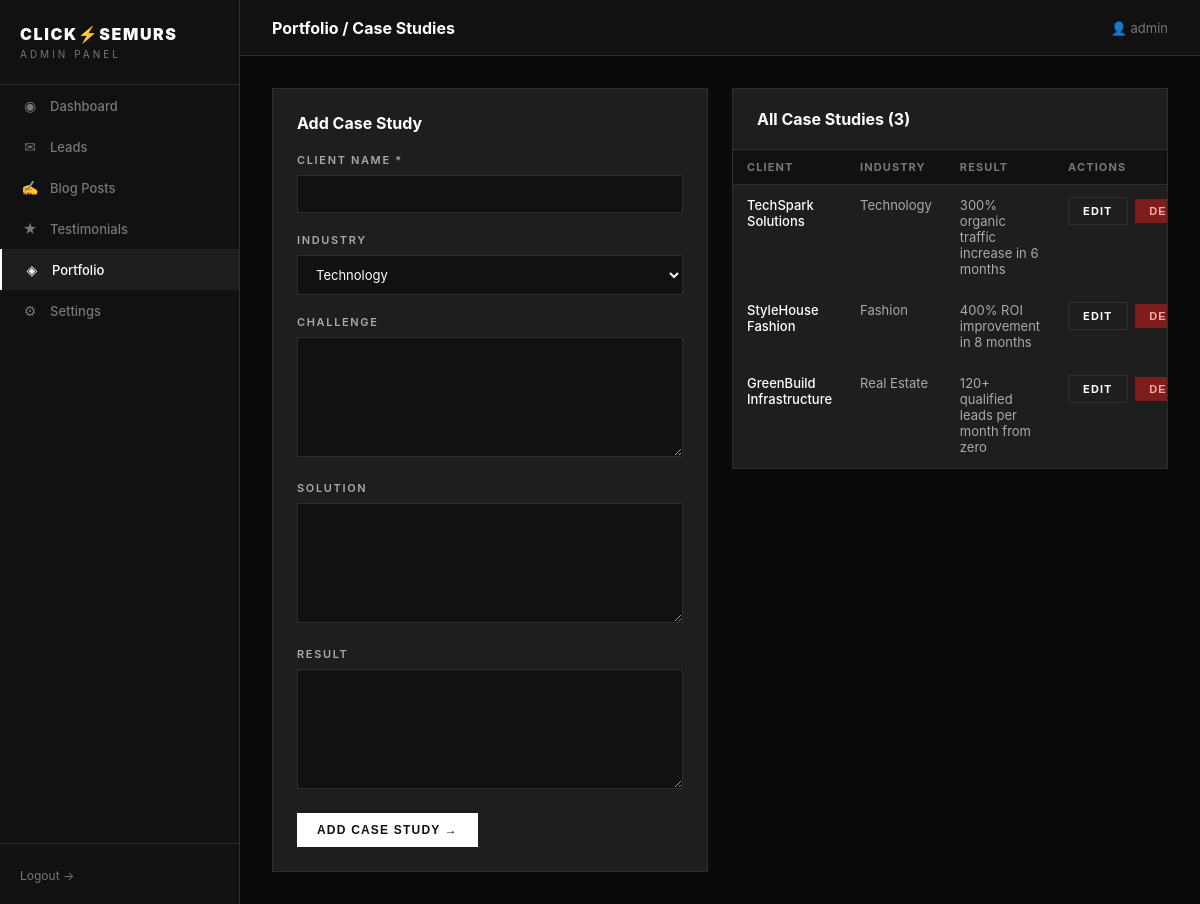
/admin/portfolio.php (signed in), run on the app's committed database.
### tables this page shows
CREATE TABLE IF NOT EXISTS portfolio (
  id          INT AUTO_INCREMENT PRIMARY KEY,
  client_name VARCHAR(100) NOT NULL,
  industry    VARCHAR(100),
  challenge   TEXT,
  solution    TEXT,
  result      TEXT,
  created_at  TIMESTAMP    NOT NULL DEFAULT CURRENT_TIMESTAMP
);

### admin/portfolio.php (the view, shortened to what this page needs)
<?php
$db = getDB();
$editItem = null;
$items = $db->query('SELECT * FROM portfolio ORDER BY created_at DESC')->fetchAll();
$pageTitle = 'Portfolio / Case Studies';
$page = 'portfolio';
require_once __DIR__ . '/_layout.php';
?>
<div style="display:grid;grid-template-columns:1fr 1fr;gap:24px;align-items:start">
  <div class="card">
    <h2 style="margin-bottom:20px;font-size:16px"><?= $editItem ? 'Edit Case Study' : 'Add Case Study' ?></h2>
    <form method="POST">
      <div class="form-group">
        <label>Client Name *</label>
        <input type="text" name="client_name" value="<?= htmlspecialchars($editItem['client_name'] ?? '') ?>" required>
      </div>
      <div class="form-group">
        <label>Industry</label>
        <select name="industry">
          <?php foreach (['Technology','Fashion','Real Estate','Healthcare','Education','Food & Beverage','Automobile','Finance','E-Commerce','Retail','Manufacturing','Non-Profit','Other'] as $ind): ?>
            <option value="<?= $ind ?>" <?= ($editItem['industry'] ?? '') === $ind ? 'selected' : '' ?>><?= $ind ?></option>
          <?php endforeach; ?>
        </select>
      </div>
      <div class="form-group">
        <label>Challenge</label>
        <textarea name="challenge" rows="3"><?= htmlspecialchars($editItem['challenge'] ?? '') ?></textarea>
      </div>
      <div class="form-group">
        <label>Solution</label>
        <textarea name="solution" rows="3"><?= htmlspecialchars($editItem['solution'] ?? '') ?></textarea>
      </div>
      <div class="form-group">
        <label>Result</label>
        <textarea name="result" rows="3"><?= htmlspecialchars($editItem['result'] ?? '') ?></textarea>
      </div>
      <button type="submit" class="btn btn-white"><?= $editItem ? 'Update' : 'Add Case Study' ?> →</button>
    </form>
  </div>
  <div class="card" style="padding:0;overflow:hidden">
    <div style="padding:20px 24px;border-bottom:1px solid #2E2E2E"><h2 style="font-size:16px">All Case Studies (<?= count($items) ?>)</h2></div>
    <table>
      <thead><tr><th>Client</th><th>Industry</th><th>Result</th><th>Actions</th></tr></thead>
      <tbody>
        <?php if (empty($items)): ?>
          <tr><td colspan="4" style="text-align:center;padding:32px;color:#555">No case studies yet.</td></tr>
        <?php else: ?>
          <?php foreach ($items as $p): ?>
            <tr>
              <td style="color:#fff;font-weight:500"><?= htmlspecialchars($p['client_name']) ?></td>
              <td><?= htmlspecialchars($p['industry']) ?></td>
              <td><?= htmlspecialchars(substr($p['result'] ?? '', 0, 60)) ?></td>
              <td style="white-space:nowrap">
                <a href="?edit=<?= $p['id'] ?>" class="btn btn-outline btn-sm" style="margin-right:4px">Edit</a>
                <form method="POST" style="display:inline" onsubmit="return confirm('Delete?')">
                  <button type="submit" class="btn btn-danger btn-sm">Del</button>
                </form>
              </td>
            </tr>
          <?php endforeach; ?>
        <?php endif; ?>
      </tbody>
    </table>
  </div>
</div>
<?php require_once __DIR__ . '/_layout_end.php'; ?>

### admin/_layout.php (shortened to what this page needs)
<?php
$nav = [
    'dashboard'    => ['label' => 'Dashboard',    'icon' => '◉', 'href' => '/admin/index.php'],
    'leads'        => ['label' => 'Leads',         'icon' => '✉', 'href' => '/admin/leads.php'],
    'blogs'        => ['label' => 'Blog Posts',    'icon' => '✍', 'href' => '/admin/blogs.php'],
    'testimonials' => ['label' => 'Testimonials',  'icon' => '★', 'href' => '/admin/testimonials.php'],
    'portfolio'    => ['label' => 'Portfolio',     'icon' => '◈', 'href' => '/admin/portfolio.php'],
    'settings'     => ['label' => 'Settings',      'icon' => '⚙', 'href' => '/admin/settings.php'],
];
?>
<!DOCTYPE html>
<html lang="en">
<head>
</head>
<body>
<aside class="sidebar">
  <div class="sidebar-logo">
    <h2>CLICK⚡SEMURS</h2>
    <span>Admin Panel</span>
  </div>
  <nav>
    <?php foreach ($nav as $key => $item): ?>
      <a href="<?= $item['href'] ?>" class="nav-item <?= ($page ?? '') === $key ? 'active' : '' ?>">
        <span class="icon"><?= $item['icon'] ?></span>
        <?= $item['label'] ?>
      </a>
    <?php endforeach; ?>
  </nav>
  <div class="sidebar-footer">
    <a href="/admin/logout.php">Logout →</a>
  </div>
</aside>
<div class="main">
  <div class="topbar">
    <h1><?= htmlspecialchars($pageTitle ?? 'Dashboard') ?></h1>
    <span class="topbar-user">👤 <?= htmlspecialchars($_SESSION['admin_username'] ?? 'Admin') ?></span>
  </div>
  <div class="content">

### admin/_layout_end.php
  </div>
</div>
</body>
</html>

### admin/_layout.php (style rules this page uses)
* { margin:0;padding:0;box-sizing:border-box }
body { background:#0A0A0A;color:#fff;font-family:'Inter',system-ui,sans-serif;display:flex;min-height:100vh }
a { text-decoration:none;color:inherit }
.sidebar { width:240px;background:#111;border-right:1px solid #2E2E2E;display:flex;flex-direction:column;flex-shrink:0;position:fixed;top:0;left:0;bottom:0;overflow-y:auto }
.sidebar-logo { padding:24px 20px;border-bottom:1px solid #2E2E2E }
.sidebar-logo h2 { font-size:16px;font-weight:900;letter-spacing:0.1em;text-transform:uppercase }
.sidebar-logo span { font-size:10px;color:#777;letter-spacing:0.3em;text-transform:uppercase;display:block;margin-top:4px }
.nav-item { display:flex;align-items:center;gap:10px;padding:12px 20px;font-size:13px;font-weight:500;color:#777;transition:all .15s }
.nav-item:hover,.nav-item.active { color:#fff;background:#1E1E1E;border-left:2px solid #fff }
.nav-item .icon { width:20px;text-align:center;font-size:14px }
.sidebar-footer { padding:20px;border-top:1px solid #2E2E2E;margin-top:auto }
.sidebar-footer a { font-size:12px;color:#777;hover:color:#fff }
.main { margin-left:240px;flex:1;display:flex;flex-direction:column;min-height:100vh }
.topbar { background:#111;border-bottom:1px solid #2E2E2E;padding:0 32px;height:56px;display:flex;align-items:center;justify-content:space-between;position:sticky;top:0;z-index:10 }
.topbar h1 { font-size:16px;font-weight:700 }
.topbar-user { font-size:13px;color:#777 }
.content { padding:32px;flex:1 }
.card { background:#1E1E1E;border:1px solid #2E2E2E;padding:24px }
table { width:100%;border-collapse:collapse;font-size:13px }
th { background:#111;padding:10px 14px;text-align:left;font-size:11px;text-transform:uppercase;letter-spacing:0.1em;color:#777;border-bottom:1px solid #2E2E2E }
td { padding:12px 14px;border-bottom:1px solid #1E1E1E;color:#AAAAAA;vertical-align:top }
.form-group { margin-bottom:20px }
.form-group label { display:block;font-size:11px;font-weight:600;text-transform:uppercase;letter-spacing:0.15em;color:#AAAAAA;margin-bottom:8px }
.form-group input,.form-group textarea,.form-group select { width:100%;background:#111;border:1px solid #2E2E2E;color:#fff;padding:10px 14px;font-size:13px;outline:none;font-family:inherit }
.form-group textarea { resize:vertical;min-height:120px }
.form-group select option { background:#111 }
.btn { display:inline-flex;align-items:center;gap:6px;padding:10px 20px;font-size:12px;font-weight:700;text-transform:uppercase;letter-spacing:0.1em;cursor:pointer;border:none;transition:all .15s }
.btn-white { background:#fff;color:#111 }
.btn-outline { background:transparent;color:#fff;border:1px solid #2E2E2E }
.btn-danger { background:#7f1d1d;color:#fca5a5 }
.btn-sm { padding:6px 14px;font-size:11px }

### data on the page
portfolio: client_name "TechSpark Solutions", industry "Technology", result "300% organic traffic increase in 6 months"
portfolio: client_name "StyleHouse Fashion", industry "Fashion", result "400% ROI improvement in 8 months"
portfolio: client_name "GreenBuild Infrastructure", industry "Real Estate", result "120+ qualified leads per month from zero"

### other printed values
$item['icon'] "◉"
$item['label'] "Dashboard"
$item['icon'] "✉"
$item['label'] "Leads"
$item['icon'] "✍"
$item['label'] "Blog Posts"
$item['icon'] "★"
$item['label'] "Testimonials"
$item['icon'] "◈"
$item['label'] "Portfolio"
$item['icon'] "⚙"
$item['label'] "Settings"
$pageTitle "Portfolio / Case Studies"
$_SESSION['admin_username'] "admin"
count($items) "3"
